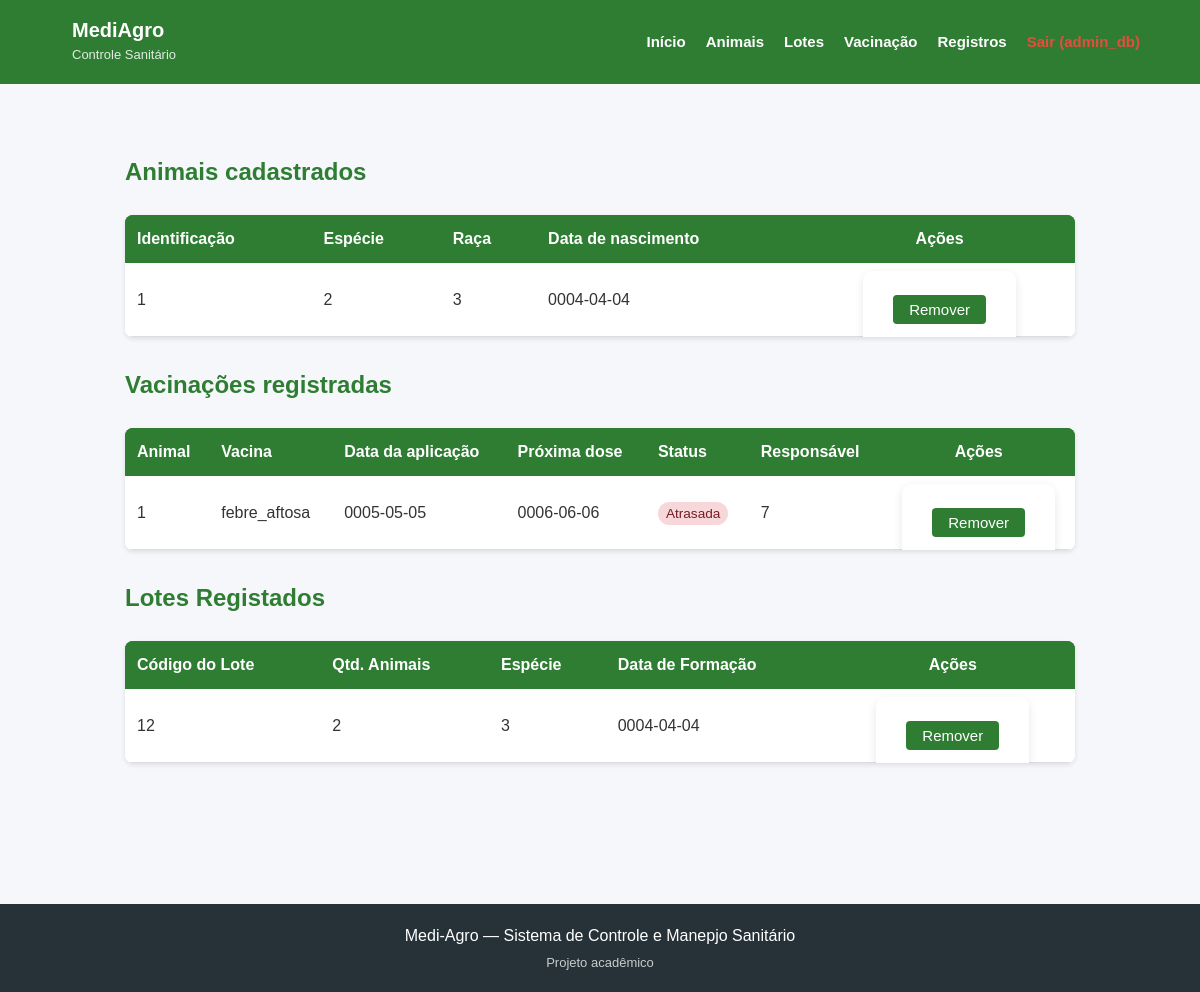
/listagem (signed in), run on the app's committed database.
### tables this page shows
CREATE TABLE usuarios (
                id INTEGER PRIMARY KEY AUTOINCREMENT,
                username TEXT UNIQUE NOT NULL,
                senha TEXT NOT NULL,
                perfil TEXT NOT NULL
            );

CREATE TABLE animais (
                id INTEGER PRIMARY KEY AUTOINCREMENT,
                identificacao TEXT NOT NULL,
                especie TEXT,
                raca TEXT,
                data_nascimento TEXT
            );

CREATE TABLE vacinacao (
                id INTEGER PRIMARY KEY AUTOINCREMENT,
                animal TEXT,
                lote_id INTEGER,
                vacina_id INTEGER,
                vacina TEXT,
                data_vacinacao TEXT,
                data_aplicacao TEXT,
                proxima_dose TEXT,
                status TEXT,
                responsavel TEXT
            );

CREATE TABLE lotes (
                id INTEGER PRIMARY KEY AUTOINCREMENT,
                codigo_lote TEXT,
                nome TEXT,
                descricao TEXT,
                quantidade_animais INTEGER,
                especie TEXT,
                data_formacao TEXT
            );

### app.py (the view)
@app.route("/listagem")
@login_required
def listagem():
  db = get_db()
  cursor = db.cursor()
  cursor.execute("SELECT * FROM animais")
  animais = [dict(row) for row in cursor.fetchall()]
  cursor.execute("SELECT * FROM lotes")
  lotes = [dict(row) for row in cursor.fetchall()]
  cursor.execute("SELECT * FROM vacinacao")
  vacinacoes = [dict(row) for row in cursor.fetchall()]
  for v in vacinacoes:
    v["status"] = status_vacina(v.get("proxima_dose"))
  return render_template(
      "listagem.html", animais=animais, vacinacoes=vacinacoes, lotes=lotes
  )

### app.py (called while the page is built)
def get_db():
  db = getattr(g, "_database", None)
  if db is None:
    db = g._database = sqlite3.connect(DATABASE)
    db.row_factory = sqlite3.Row  # Permite aceder às colunas pelo nome
  return db

@app.teardown_appcontext
def close_connection(exception):
  db = getattr(g, "_database", None)
  if db is not None:
    db.close()

@login_manager.user_loader
def load_user(user_id):
  db = get_db()
  cursor = db.cursor()
  cursor.execute("SELECT * FROM usuarios WHERE id = ?", (user_id,))
  user_data = cursor.fetchone()
  if user_data:
    return User(
        user_data["id"],
        user_data["username"],
        user_data["senha"],
        user_data["perfil"],
    )
  return None

def status_vacina(proxima_dose):
  if not proxima_dose:
    return None
  try:
    prox = date.fromisoformat(proxima_dose)
  except ValueError:
    return None
  hoje = date.today()
  if prox < hoje:
    return "atrasada"
  elif prox == hoje:
    return "hoje"
  else:
    return "em_dia"

### templates/listagem.html (shortened to what this page needs)
{% extends "base.html" %}
{% block content %}
<div class="container" style="padding: 20px;">
    <h2 style="color: #2e7d32; font-weight: bold; margin-top: 10px;">Animais cadastrados</h2>
    <div style="margin-bottom: 30px;">
        <table class="styled-table" style="width: 100%; border-collapse: collapse; border-radius: 8px; overflow: hidden; box-shadow: 0 2px 5px rgba(0,0,0,0.1);">
            <thead>
                <tr style="background-color: #2e7d32; color: white;">
                    <th style="padding: 12px; text-align: left;">Identificação</th>
                    <th style="padding: 12px; text-align: left;">Espécie</th>
                    <th style="padding: 12px; text-align: left;">Raça</th>
                    <th style="padding: 12px; text-align: left;">Data de nascimento</th>
                    <th style="padding: 12px; text-align: center;">Ações</th>
                </tr>
            </thead>
            <tbody>
                {% for animal in animais %}
                <tr style="background-color: #ffffff; border-bottom: 1px solid #eee;">
                    <td style="padding: 12px;">{{ animal.identificacao or '-' }}</td>
                    <td style="padding: 12px;">{{ animal.especie or '-' }}</td>
                    <td style="padding: 12px;">{{ animal.raca or '-' }}</td>
                    <td style="padding: 12px;">{{ animal.data_nascimento or '-' }}</td>
                    <td style="padding: 12px; text-align: center;">
                        <form action="{{ url_for('remover_animal_route', id=animal.id) }}" method="POST" style="display:inline;">
                            <button type="submit" style="background-color: #2e7d32; color: white; border: none; padding: 6px 16px; border-radius: 4px; cursor: pointer;" onclick="return confirm('Tem certeza que deseja remover este animal?');">Remover</button>
                        </form>
                    </td>
                </tr>
                {% endfor %}
            </tbody>
        </table>
    </div>
    <h2 style="color: #2e7d32; font-weight: bold; margin-top: 30px;">Vacinações registradas</h2>
    <div style="margin-bottom: 30px;">
        <table class="styled-table" style="width: 100%; border-collapse: collapse; border-radius: 8px; overflow: hidden; box-shadow: 0 2px 5px rgba(0,0,0,0.1);">
            <thead>
                <tr style="background-color: #2e7d32; color: white;">
                    <th style="padding: 12px; text-align: left;">Animal</th>
                    <th style="padding: 12px; text-align: left;">Vacina</th>
                    <th style="padding: 12px; text-align: left;">Data da aplicação</th>
                    <th style="padding: 12px; text-align: left;">Próxima dose</th>
                    <th style="padding: 12px; text-align: left;">Status</th>
                    <th style="padding: 12px; text-align: left;">Responsável</th>
                    <th style="padding: 12px; text-align: center;">Ações</th>
                </tr>
            </thead>
            <tbody>
                {% for vac in vacinacoes %}
                <tr style="background-color: #ffffff; border-bottom: 1px solid #eee;">
                    <td style="padding: 12px;">{{ vac.animal or vac.lote_nome or '-' }}</td>
                    <td style="padding: 12px;">{{ vac.vacina or vac.nome_vacina or '-' }}</td>
                    <td style="padding: 12px;">{{ vac.data_aplicacao or vac.data_vacinacao or '-' }}</td>
                    <td style="padding: 12px;">{{ vac.proxima_dose or '-' }}</td>
                    <td style="padding: 12px;">
                        {% if vac.status == 'atrasada' %}
                            <span style="background-color: #f8d7da; color: #721c24; padding: 4px 8px; border-radius: 12px; font-size: 0.85em;">Atrasada</span>
                        {% elif vac.status == 'hoje' %}
                            <span style="background-color: #fff3cd; color: #856404; padding: 4px 8px; border-radius: 12px; font-size: 0.85em;">Hoje</span>
                        {% else %}
                            <span style="background-color: #d4edda; color: #155724; padding: 4px 8px; border-radius: 12px; font-size: 0.85em;">Em dia</span>
                        {% endif %}
                    </td>
                    <td style="padding: 12px;">{{ vac.responsavel or '-' }}</td>
                    <td style="padding: 12px; text-align: center;">
                        <form action="{{ url_for('remover_vacinacao_route', id=vac.id) }}" method="POST" style="display:inline;">
                            <button type="submit" style="background-color: #2e7d32; color: white; border: none; padding: 6px 16px; border-radius: 4px; cursor: pointer;" onclick="return confirm('Tem certeza que deseja remover esta vacinação?');">Remover</button>
                        </form>
                    </td>
                </tr>
                {% else %}
                <tr style="background-color: #ffffff;">
                    <td colspan="7" style="padding: 12px;">Nenhuma vacinação registrada</td>
                </tr>
                {% endfor %}
            </tbody>
        </table>
    </div>
    <h2 style="color: #2e7d32; font-weight: bold; margin-top: 30px;">Lotes Registados</h2>
    <div style="margin-bottom: 30px;">
        <table class="styled-table" style="width: 100%; border-collapse: collapse; border-radius: 8px; overflow: hidden; box-shadow: 0 2px 5px rgba(0,0,0,0.1);">
            <thead>
                <tr style="background-color: #2e7d32; color: white;">
                    <th style="padding: 12px; text-align: left;">Código do Lote</th>
                    <th style="padding: 12px; text-align: left;">Qtd. Animais</th>
                    <th style="padding: 12px; text-align: left;">Espécie</th>
                    <th style="padding: 12px; text-align: left;">Data de Formação</th>
                    <th style="padding: 12px; text-align: center;">Ações</th>
                </tr>
            </thead>
            <tbody>
                {% for lote in lotes %}
                <tr style="background-color: #ffffff; border-bottom: 1px solid #eee;">
                    <td style="padding: 12px;">{{ lote.codigo_lote or lote.nome or '-' }}</td>
                    <td style="padding: 12px;">{{ lote.quantidade_animais or '-' }}</td>
                    <td style="padding: 12px;">{{ lote.especie or lote.descricao or '-' }}</td>
                    <td style="padding: 12px;">{{ lote.data_formacao or '-' }}</td>
                    <td style="padding: 12px; text-align: center;">
                        <form action="{{ url_for('remover_lote_route', id=lote.id) }}" method="POST" style="display:inline;">
                            <button type="submit" style="background-color: #2e7d32; color: white; border: none; padding: 6px 16px; border-radius: 4px; cursor: pointer;" onclick="return confirm('Tem certeza que deseja remover este lote?');">Remover</button>
                        </form>
                    </td>
                </tr>
                {% else %}
                <tr style="background-color: #ffffff;">
                    <td colspan="5" style="padding: 12px;">Nenhum lote registrado</td>
                </tr>
                {% endfor %}
            </tbody>
        </table>
    </div>
</div>
{% endblock %}

### templates/base.html (shortened to what this page needs)
<!DOCTYPE html>
<html lang="pt-BR">
<head>
    <link rel="stylesheet" href="{{ url_for('static', filename='css/style.css') }}">
</head>
<body>
<header class="header">
    <div class="container header-content">
        <div class="logo">
            <div>
                <h1>MediAgro</h1>
                <span>Controle Sanitário</span>
            </div>
        </div>
        <nav class="nav">
            {% if current_user.is_authenticated %}
                <a href="{{ url_for('inicio') }}">Início</a>
                <a href="{{ url_for('cadastro') }}">Animais</a>
                <a href="{{ url_for('lotes') }}">Lotes</a>
                <a href="{{ url_for('vacinacao') }}">Vacinação</a>
                <a href="{{ url_for('listagem') }}">Registros</a>
                <a href="{{ url_for('logout') }}" style="color: #e74c3c;">Sair ({{ current_user.username }})</a>
            {% else %}
                <a href="{{ url_for('login') }}">Entrar</a>
                <a href="{{ url_for('register') }}">Cadastrar</a>
            {% endif %}
        </nav>
    </div>
</header>
<main class="container main-content">
    {% block content %}
    {% endblock %}
</main>
<footer class="footer">
    <div class="container">
        <p>
            Medi-Agro — Sistema de Controle e Manepjo Sanitário
        </p>
        <span>
            Projeto acadêmico
        </span>
    </div>
</footer>
</body>
</html>

### static/css/style.css (style rules this page uses)
* { margin: 0; padding: 0; box-sizing: border-box; }
html { height: 100%; }
body { min-height: 100%; display: flex; flex-direction: column; font-family: Arial, sans-serif; background-color: #f5f7fa; color: #333; line-height: 1.5; }
a { color: inherit; }
.container { width: 90%; max-width: 1100px; margin: 0 auto; }
.main-content { flex: 1 0 auto; width: 100%; padding: 40px 0; }
.container h2 { margin-bottom: 25px; color: #2e7d32; }
.header { background-color: #2e7d32; color: white; }
.header-content { display: flex; justify-content: space-between; align-items: center; padding: 18px 0; }
.logo { display: flex; align-items: center; gap: 12px; }
.logo h1 { font-size: 20px; line-height: 1.2; }
.logo span { font-size: 13px; opacity: 0.85; }
.nav { display: flex; gap: 20px; }
.nav a { color: white; text-decoration: none; font-weight: bold; font-size: 15px; }
.footer { flex-shrink: 0; margin-top: 50px; padding: 20px 0; text-align: center; background-color: #263238; color: white; }
.footer span { display: block; font-size: 13px; opacity: 0.75; margin-top: 5px; }
form { background-color: white; padding: 30px; border-radius: 10px; box-shadow: 0 3px 10px rgba(0, 0, 0, 0.1); max-width: 600px; }
form button[type="submit"] { display: inline-block; padding: 10px 18px; margin-top: 20px; background-color: #2e7d32; color: white; border: none; border-radius: 6px; cursor: pointer; font-size: 15px; }
table { width: 100%; border-collapse: collapse; background-color: white; margin-top: 20px; margin-bottom: 30px; box-shadow: 0 3px 10px rgba(0, 0, 0, 0.08); border-radius: 10px; overflow: hidden; }
th { background-color: #2e7d32; color: white; padding: 12px; text-align: left; }
td { padding: 12px; border-bottom: 1px solid #ddd; }

### data on the page
usuarios: username "admin_db"
animais: identificacao "1", especie "2", raca "3", data_nascimento "0004-04-04"
vacinacao: animal "1", vacina "febre_aftosa", data_aplicacao "0005-05-05", proxima_dose "0006-06-06", responsavel "7"
lotes: codigo_lote "12", quantidade_animais "2", especie "3", data_formacao "0004-04-04"
